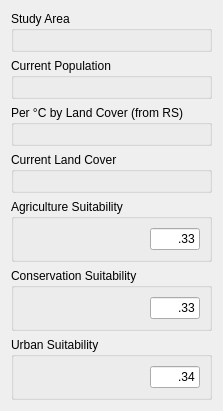
     <widget class="QWidget" name="tab_2">
      <attribute name="title">
       <string>2.  Input Data</string>
      </attribute>
      <layout class="QVBoxLayout" name="verticalLayout_11">
       <item>
        <widget class="QGroupBox" name="groupBox_20">
         <property name="sizePolicy">
          <sizepolicy hsizetype="Expanding" vsizetype="Fixed">
           <horstretch>0</horstretch>
           <verstretch>0</verstretch>
          </sizepolicy>
         </property>
         <property name="title">
          <string>Study Area</string>
         </property>
         <layout class="QVBoxLayout" name="verticalLayout_4">
          <item>
           <widget class="QgsFileWidget" name="file_area">
            <property name="enabled">
             <bool>true</bool>
            </property>
            <property name="sizePolicy">
             <sizepolicy hsizetype="Expanding" vsizetype="Fixed">
              <horstretch>0</horstretch>
              <verstretch>0</verstretch>
             </sizepolicy>
            </property>
            <property name="toolTip">
             <string/>
            </property>
            <property name="fileWidgetButtonVisible">
             <bool>true</bool>
            </property>
            <property name="useLink">
             <bool>false</bool>
            </property>
            <property name="fullUrl">
             <bool>false</bool>
            </property>
            <property name="dialogTitle">
             <string/>
            </property>
            <property name="filter">
             <string>*.shp</string>
            </property>
            <property name="defaultRoot">
             <string/>
            </property>
           </widget>
          </item>
         </layout>
        </widget>
       </item>
       <item>
        <widget class="QGroupBox" name="groupBox_21">
         <property name="sizePolicy">
          <sizepolicy hsizetype="Expanding" vsizetype="Fixed">
           <horstretch>0</horstretch>
           <verstretch>0</verstretch>
          </sizepolicy>
         </property>
         <property name="title">
          <string>Current Population</string>
         </property>
         <layout class="QVBoxLayout" name="verticalLayout_12">
          <item>
           <widget class="QgsFileWidget" name="file_pop">
            <property name="sizePolicy">
             <sizepolicy hsizetype="Preferred" vsizetype="Fixed">
              <horstretch>0</horstretch>
              <verstretch>0</verstretch>
             </sizepolicy>
            </property>
            <property name="filter">
             <string>*.tif</string>
            </property>
            <property name="defaultRoot">
             <string/>
            </property>
           </widget>
          </item>
         </layout>
        </widget>
       </item>
       <item>
        <widget class="QGroupBox" name="groupBox_19">
         <property name="sizePolicy">
          <sizepolicy hsizetype="Expanding" vsizetype="Fixed">
           <horstretch>0</horstretch>
           <verstretch>0</verstretch>
          </sizepolicy>
         </property>
         <property name="title">
          <string>Per °C by Land Cover (from RS)</string>
         </property>
         <layout class="QVBoxLayout" name="verticalLayout_9">
          <item>
           <widget class="QgsFileWidget" name="file_slopes">
            <property name="sizePolicy">
             <sizepolicy hsizetype="Preferred" vsizetype="Fixed">
              <horstretch>0</horstretch>
              <verstretch>0</verstretch>
             </sizepolicy>
            </property>
            <property name="toolTip">
             <string/>
            </property>
            <property name="filter">
             <string>*.csv</string>
            </property>
            <property name="defaultRoot">
             <string/>
            </property>
           </widget>
          </item>
         </layout>
        </widget>
       </item>
       <item>
        <widget class="QGroupBox" name="groupBox_18">
         <property name="sizePolicy">
          <sizepolicy hsizetype="Expanding" vsizetype="Fixed">
           <horstretch>0</horstretch>
           <verstretch>0</verstretch>
          </sizepolicy>
         </property>
         <property name="title">
          <string>Current Land Cover</string>
         </property>
         <layout class="QVBoxLayout" name="verticalLayout_10">
          <item>
           <widget class="QgsFileWidget" name="file_lc">
            <property name="sizePolicy">
             <sizepolicy hsizetype="Expanding" vsizetype="Fixed">
              <horstretch>0</horstretch>
              <verstretch>0</verstretch>
             </sizepolicy>
            </property>
            <property name="minimumSize">
             <size>
              <width>0</width>
              <height>0</height>
             </size>
            </property>
            <property name="toolTip">
             <string/>
            </property>
            <property name="filter">
             <string>*.tif</string>
            </property>
            <property name="defaultRoot">
             <string/>
            </property>
           </widget>
          </item>
         </layout>
        </widget>
       </item>
       <item>
        <widget class="QGroupBox" name="groupBox_5">
         <property name="sizePolicy">
          <sizepolicy hsizetype="Expanding" vsizetype="Fixed">
           <horstretch>0</horstretch>
           <verstretch>0</verstretch>
          </sizepolicy>
         </property>
         <property name="minimumSize">
          <size>
           <width>0</width>
           <height>0</height>
          </size>
         </property>
         <property name="toolTip">
          <string>&lt;html&gt;&lt;head/&gt;&lt;body&gt;&lt;p&gt;Raster showing suitability of agricultural uses.&lt;/p&gt;&lt;/body&gt;&lt;/html&gt;</string>
         </property>
         <property name="title">
          <string>Agriculture Suitability</string>
         </property>
         <layout class="QHBoxLayout" name="horizontalLayout_2" stretch="0,0">
          <item>
           <widget class="QgsFileWidget" name="file_ag_suit">
            <property name="sizePolicy">
             <sizepolicy hsizetype="Preferred" vsizetype="Fixed">
              <horstretch>0</horstretch>
              <verstretch>0</verstretch>
             </sizepolicy>
            </property>
            <property name="minimumSize">
             <size>
              <width>0</width>
              <height>20</height>
             </size>
            </property>
            <property name="toolTip">
             <string/>
            </property>
            <property name="whatsThis">
             <string>&lt;html&gt;&lt;head/&gt;&lt;body&gt;&lt;p&gt;&lt;br/&gt;&lt;/p&gt;&lt;/body&gt;&lt;/html&gt;</string>
            </property>
            <property name="filter">
             <string>*.tif</string>
            </property>
            <property name="defaultRoot">
             <string notr="true"/>
            </property>
            <property name="storageMode">
             <enum>QgsFileWidget::GetFile</enum>
            </property>
            <property name="relativeStorage">
             <enum>QgsFileWidget::Absolute</enum>
            </property>
           </widget>
          </item>
          <item>
           <widget class="QLineEdit" name="le_ag_suit">
            <property name="sizePolicy">
             <sizepolicy hsizetype="Fixed" vsizetype="Fixed">
              <horstretch>0</horstretch>
              <verstretch>0</verstretch>
             </sizepolicy>
            </property>
            <property name="minimumSize">
             <size>
              <width>0</width>
              <height>20</height>
             </size>
            </property>
            <property name="maximumSize">
             <size>
              <width>50</width>
              <height>16777215</height>
             </size>
            </property>
            <property name="sizeIncrement">
             <size>
              <width>0</width>
              <height>0</height>
             </size>
            </property>
            <property name="baseSize">
             <size>
              <width>0</width>
              <height>0</height>
             </size>
            </property>
            <property name="text">
             <string>.33</string>
            </property>
            <property name="alignment">
             <set>Qt::AlignRight|Qt::AlignTrailing|Qt::AlignVCenter</set>
            </property>
           </widget>
          </item>
         </layout>
        </widget>
       </item>
       <item>
        <widget class="QGroupBox" name="groupBox_6">
         <property name="sizePolicy">
          <sizepolicy hsizetype="Expanding" vsizetype="Fixed">
           <horstretch>0</horstretch>
           <verstretch>0</verstretch>
          </sizepolicy>
         </property>
         <property name="minimumSize">
          <size>
           <width>0</width>
           <height>0</height>
          </size>
         </property>
         <property name="toolTip">
          <string>&lt;html&gt;&lt;head/&gt;&lt;body&gt;&lt;p&gt;Raster showing suitability of conservation uses.&lt;/p&gt;&lt;/body&gt;&lt;/html&gt;</string>
         </property>
         <property name="title">
          <string>Conservation Suitability</string>
         </property>
         <layout class="QHBoxLayout" name="horizontalLayout_3">
          <item>
           <widget class="QgsFileWidget" name="file_con_suit">
            <property name="sizePolicy">
             <sizepolicy hsizetype="Preferred" vsizetype="Fixed">
              <horstretch>0</horstretch>
              <verstretch>0</verstretch>
             </sizepolicy>
            </property>
            <property name="minimumSize">
             <size>
              <width>0</width>
              <height>20</height>
             </size>
            </property>
            <property name="toolTip">
             <string/>
            </property>
            <property name="filter">
             <string>*.tif</string>
            </property>
            <property name="defaultRoot">
             <string/>
            </property>
           </widget>
          </item>
          <item>
           <widget class="QLineEdit" name="le_con_suit">
            <property name="sizePolicy">
             <sizepolicy hsizetype="Fixed" vsizetype="Fixed">
              <horstretch>0</horstretch>
              <verstretch>0</verstretch>
             </sizepolicy>
            </property>
            <property name="minimumSize">
             <size>
              <width>0</width>
              <height>20</height>
             </size>
            </property>
            <property name="maximumSize">
             <size>
              <width>50</width>
              <height>16777215</height>
             </size>
            </property>
            <property name="text">
             <string>.33</string>
            </property>
            <property name="alignment">
             <set>Qt::AlignRight|Qt::AlignTrailing|Qt::AlignVCenter</set>
            </property>
           </widget>
          </item>
         </layout>
        </widget>
       </item>
       <item>
        <widget class="QGroupBox" name="groupBox_7">
         <property name="sizePolicy">
          <sizepolicy hsizetype="Expanding" vsizetype="Fixed">
           <horstretch>0</horstretch>
           <verstretch>0</verstretch>
          </sizepolicy>
         </property>
         <property name="minimumSize">
          <size>
           <width>0</width>
           <height>0</height>
          </size>
         </property>
         <property name="toolTip">
          <string>&lt;html&gt;&lt;head/&gt;&lt;body&gt;&lt;p&gt;Raster showing suitability of urban uses.&lt;/p&gt;&lt;/body&gt;&lt;/html&gt;</string>
         </property>
         <property name="title">
          <string>Urban Suitability</string>
         </property>
         <layout class="QHBoxLayout" name="horizontalLayout_4">
          <item>
           <widget class="QgsFileWidget" name="file_urb_suit">
            <property name="sizePolicy">
             <sizepolicy hsizetype="Preferred" vsizetype="Fixed">
              <horstretch>0</horstretch>
              <verstretch>0</verstretch>
             </sizepolicy>
            </property>
            <property name="minimumSize">
             <size>
              <width>0</width>
              <height>20</height>
             </size>
            </property>
            <property name="toolTip">
             <string/>
            </property>
            <property name="filter">
             <string>*.tif</string>
            </property>
            <property name="defaultRoot">
             <string/>
            </property>
           </widget>
          </item>
          <item>
           <widget class="QLineEdit" name="le_urb_suit">
            <property name="sizePolicy">
             <sizepolicy hsizetype="Fixed" vsizetype="Fixed">
              <horstretch>0</horstretch>
              <verstretch>0</verstretch>
             </sizepolicy>
            </property>
            <property name="minimumSize">
             <size>
              <width>0</width>
              <height>20</height>
             </size>
            </property>
            <property name="maximumSize">
             <size>
              <width>50</width>
              <height>16777215</height>
             </size>
            </property>
            <property name="text">
             <string>.34</string>
            </property>
            <property name="alignment">
             <set>Qt::AlignRight|Qt::AlignTrailing|Qt::AlignVCenter</set>
            </property>
           </widget>
          </item>
         </layout>
        </widget>
       </item>
      </layout>
     </widget>
